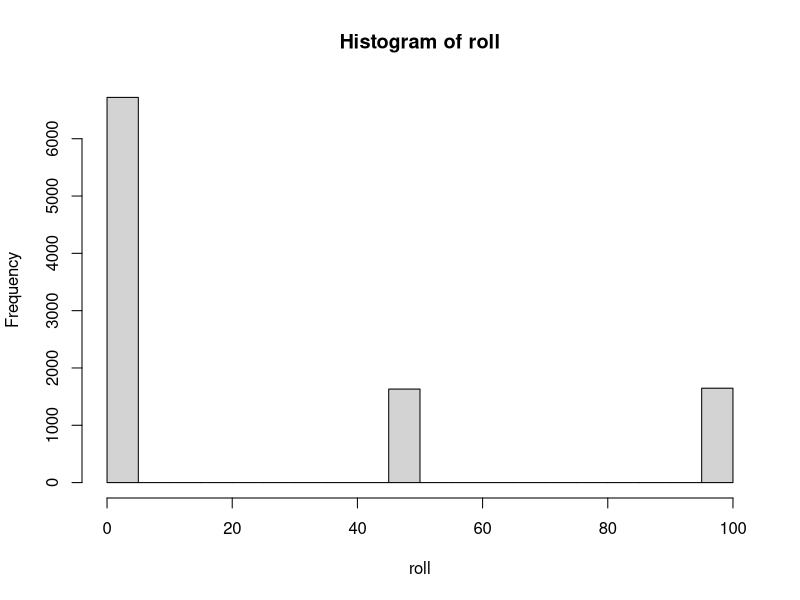
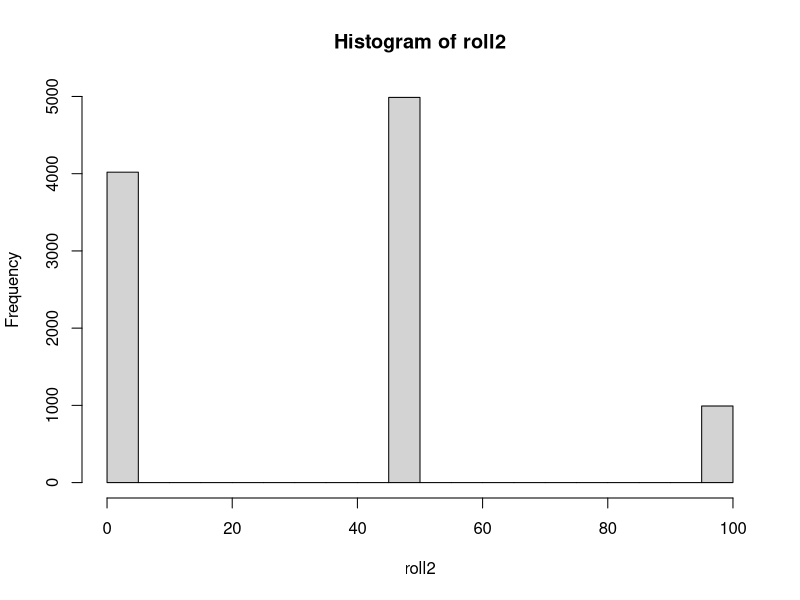
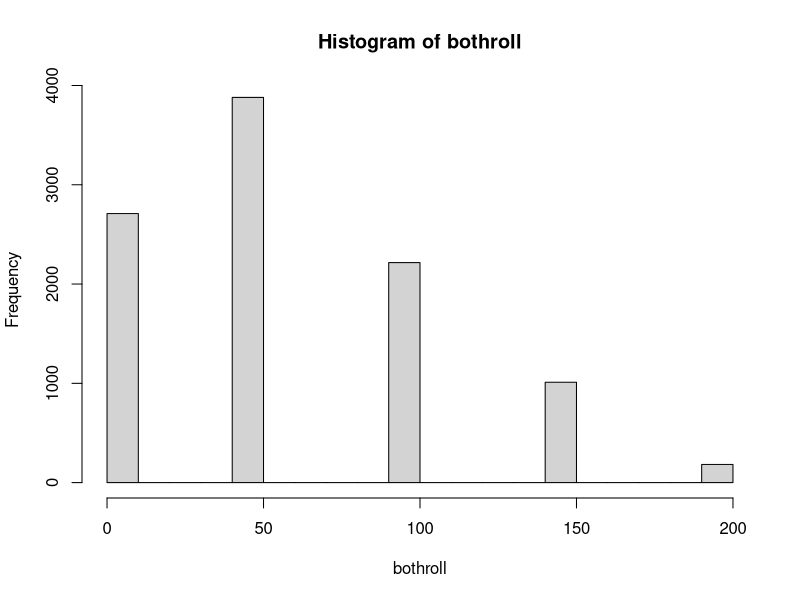

Generate these figures, in order, with R:
# Name: Shivansh Singh Chauhan
# Date: 3/1/18
# ISTA 116 Section C || Section Leader: Jorge Barrios
# Lab 7
# Collaborators: Joshua Mantell , Michael Fong

#1
game = data.frame(score = c(100, 0, 0, 0, 50, 0), prob = rep(1/6, 6))

#2
roll = sample(game$score, size = 10000, prob = game$prob, replace = TRUE)
roll
hist(roll)
# The possible scores are 0, 50, and 100. Out of the scores, 0 is the most likely outcomes with 50 and 100 having similar probabilities, but much lower than 0.

#3
ave = mean(roll)
ave
# 24.54
randave = weighted.mean(game$score, game$prob)
randave
# 25
# The values are very close as the mean of the data is skewed due to experimentation while the weighted mean is a theoretical value.

#4
standev = sd(roll)
standev
# 38.2335
randstandev = sqrt(sum((game$score - randave)^2 * (game$prob)))
# 38.18813
# The values do not match but are very similar due to approximating the sd from theoretical values.

#5
game2 = data.frame(score = c(100, 0, 0, 0, 50, 0), prob = c(1/10, 1/10, 1/10, 1/10, 1/2, 1/10))
game2

#6
roll2 = sample(game2$score, size = 10000, prob = game2$prob, replace = TRUE)
roll2
hist(roll2)
# The possible scores did not match the occurence, but the occurence of 50 points went up by a lot and now outweighs the 0 score outcome which can be scores by 4 other outcomes. The 100 point outcome is at a lower probability than in the previous game.

#7
ave2 = mean(roll2)
ave2
# 35.42
randave2 = weighted.mean(game2$score, game2$prob)
randave2
# 35
# I would expect 10 points using the loaded die on average.

#8
bothroll = replicate(10000, {s = sample(game$score, size = 1, prob = game$prob, replace = TRUE) + sample(game2$score, size = 1, prob = game2$prob, replace = TRUE)})
bothroll
hist(bothroll)
# It does not have the same modes as in the previous 2 games as the number point outcomes have increased to 5 but still follow the same skew trending left.

#9
ave3 = mean(bothroll)
ave3
# 59.615
randave3 = weighted.mean(game$score + game2$score, game$prob + game2$prob)
randave3
# 60
# The means are much higher due to the addition of two new results being higher than the previous highest value at  100.

#10
fiveroll = replicate(10000, {s = sample(game$score, size = 1, prob = game$prob, replace = TRUE) + sample(game$score, size = 1, prob = game$prob, replace = TRUE) + sample(game2$score, size = 1, prob = game2$prob, replace = TRUE) + sample(game2$score, size = 1, prob = game2$prob, replace = TRUE) + sample(game2$score, size = 1, prob = game2$prob, replace = TRUE)})
fiveroll
fiverolltotal = fiveroll / 5
fiverolltotal
ave4 = mean(fiverolltotal)
ave4
# 30.733
randave4 = 2/ 5 * weighted.mean(game$score, game$prob)
randave5 = 3/5 * weighted.mean(game2$score , game2$prob )
add_all = randave4 + randave5
print(add_all)
# 31
# I would play with a single loaded die as the difference of points to play to average out being 60 - 15 = 45 is the largest return on playing with the other being in the 20s.